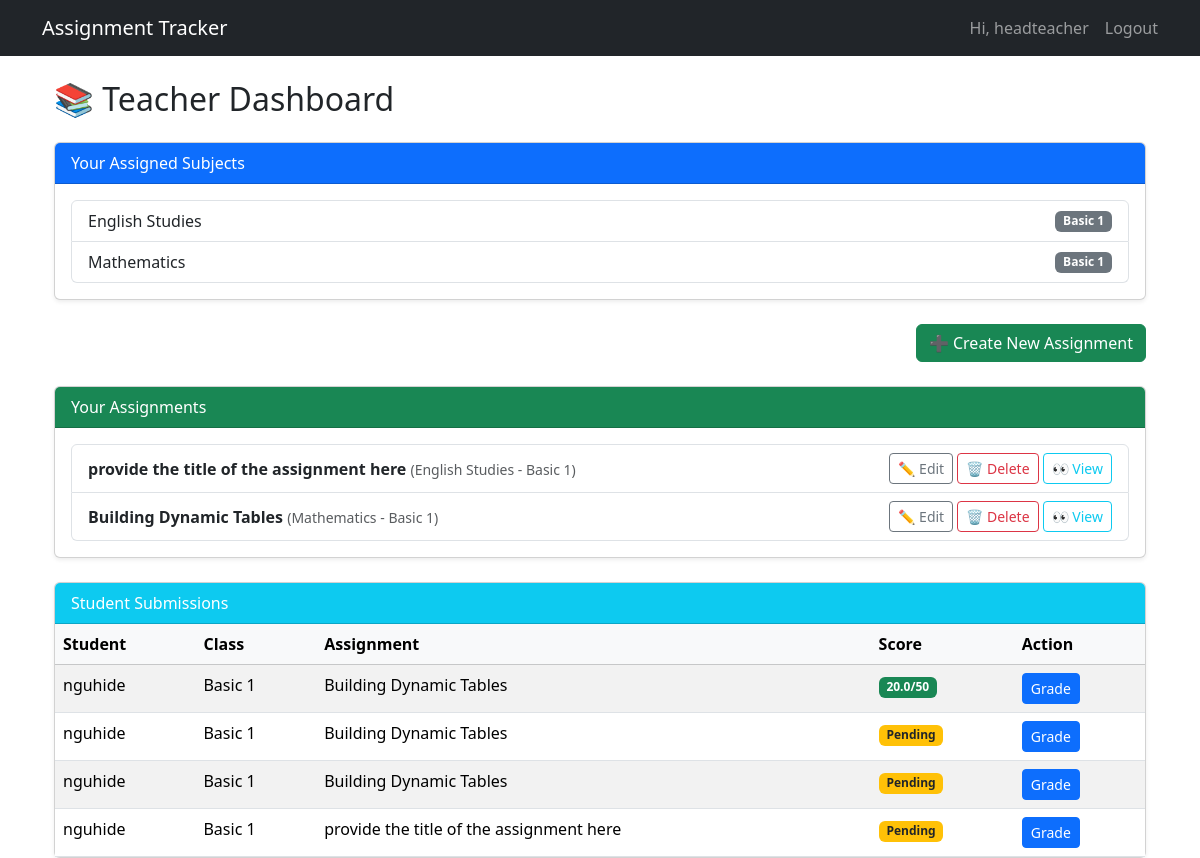
Page /assignments/teacher/dashboard/ (signed in) on the committed database.
### tracker/models.py (models this page shows, shortened)
class Subject(models.Model):
    name = models.CharField(max_length=100)
    classroom = models.ForeignKey(
        ClassRoom, on_delete=models.CASCADE, related_name="subjects"
    )

class ClassRoom(models.Model):
    name = models.CharField(max_length=100, unique=True)

class Assignment(models.Model): # an assignment created by a teacher
    title = models.CharField(max_length=200)
    description = models.TextField(blank=True)
    file = models.FileField(upload_to="assignments/", blank=True, null=True)
    subject = models.ForeignKey(Subject, on_delete=models.CASCADE, null=True, blank=True)
    teacher = models.ForeignKey(User, on_delete=models.CASCADE, related_name="created_assignments")
    created_at = models.DateTimeField(auto_now_add=True)
    max_score = models.PositiveIntegerField(default=100)  # max possible score

class Submission(models.Model): # student submission to an assignment
    assignment = models.ForeignKey(Assignment, on_delete=models.CASCADE, related_name="submissions")
    student = models.ForeignKey(StudentProfile, on_delete=models.CASCADE)
    answer_file = models.FileField(upload_to="assignment_answers/", blank=True, null=True)
    answer_text = models.TextField(blank=True, null=True)
    submitted_at = models.DateTimeField(auto_now_add=True)
    score = models.FloatField(blank=True, null=True)
    feedback = models.TextField(blank=True, null=True)
    is_reviewed = models.BooleanField(default=False)

class StudentProfile(models.Model):
    user = models.OneToOneField(User, on_delete=models.CASCADE)
    classroom = models.ForeignKey(
        ClassRoom, on_delete=models.SET_NULL, null=True, blank=True
    )

### tracker/views.py (the view)
# urls.py: path("teacher/dashboard/", views.teacher_dashboard, name="teacher_dashboard"),
@login_required
def teacher_dashboard(request):
    teacher_profile = get_object_or_404(TeacherProfile, user=request.user)
    assigned_subjects = teacher_profile.assigned_subjects.select_related("classroom").all()
    assignments = Assignment.objects.filter(
        teacher=request.user
    ).select_related("subject", "subject__classroom").order_by("-created_at")
    submissions = Submission.objects.filter(
        assignment__in=assignments
    ).select_related("student__user", "assignment__subject__classroom")
    return render(request, "tracker/teacher_dashboard.html", {
        "teacher": teacher_profile,
        "assigned_subjects": assigned_subjects,
        "assignments": assignments,
        "submissions": submissions,
    })

### tracker/templates/tracker/teacher_dashboard.html
{% extends "tracker/base.html" %}
{% block content %}
<div class="container mt-4">
  <h2 class="mb-4">📚 Teacher Dashboard</h2>
  <div class="card shadow-sm mb-4">
    <div class="card-header bg-primary text-white">
      Your Assigned Subjects
    </div>
    <div class="card-body">
      {% if assigned_subjects %}
        <ul class="list-group">
          {% for subject in assigned_subjects %}
            <li class="list-group-item d-flex justify-content-between align-items-center">
              {{ subject.name }}
              <span class="badge bg-secondary">{{ subject.classroom.name }}</span>
            </li>
          {% endfor %}
        </ul>
      {% else %}
        <p class="text-danger mb-0">⚠️ No subject assigned yet. Contact Admin.</p>
      {% endif %}
    </div>
  </div>
  {% if assigned_subjects %}
    <div class="mb-4 text-end">
      <a href="{% url 'assignment_create' %}" class="btn btn-success">
        ➕ Create New Assignment
      </a>
    </div>
  {% endif %}
  <div class="card shadow-sm mb-4">
    <div class="card-header bg-success text-white">
      Your Assignments
    </div>
    <div class="card-body">
      {% if assignments %}
        <div class="list-group">
          {% for assignment in assignments %}
            <div class="list-group-item d-flex justify-content-between align-items-center">
              <div>
                <strong>{{ assignment.title }}</strong>
                <small class="text-muted">({{ assignment.subject.name }} - {{ assignment.subject.classroom.name }})</small>
              </div>
              <div>
                <a href="{% url 'assignment_update' assignment.pk %}" class="btn btn-sm btn-outline-secondary">✏️ Edit</a>
                <a href="{% url 'assignment_delete' assignment.pk %}" class="btn btn-sm btn-outline-danger">🗑 Delete</a>
                <a href="{% url 'assignment_detail' assignment.pk %}" class="btn btn-sm btn-outline-info">👀 View</a>
              </div>
            </div>
          {% endfor %}
        </div>
      {% else %}
        <p class="text-muted mb-0">No assignments yet.</p>
      {% endif %}
    </div>
  </div>
  <div class="card shadow-sm">
    <div class="card-header bg-info text-white">
      Student Submissions
    </div>
    <div class="card-body p-0">
      <div class="table-responsive">
        <table class="table table-striped table-hover mb-0">
          <thead class="table-light">
            <tr>
              <th>Student</th>
              <th>Class</th>
              <th>Assignment</th>
              <th>Score</th>
              <th>Action</th>
            </tr>
          </thead>
          <tbody>
            {% for submission in submissions %}
              <tr>
                <td>{{ submission.student.user.username }}</td>
                <td>{{ submission.student.classroom.name }}</td>
                <td>{{ submission.assignment.title }}</td>
                <td>
                  {% if submission.is_reviewed %}
                    <span class="badge bg-success">{{ submission.score }}/{{ submission.assignment.max_score }}</span>
                  {% else %}
                    <span class="badge bg-warning text-dark">Pending</span>
                  {% endif %}
                </td>
                <td>
                  <a href="{% url 'grade_submission' submission.id %}" class="btn btn-sm btn-primary">Grade</a>
                </td>
              </tr>
            {% empty %}
              <tr>
                <td colspan="5" class="text-center text-muted">No submissions yet.</td>
              </tr>
            {% endfor %}
          </tbody>
        </table>
      </div>
    </div>
  </div>
</div>
{% endblock %}

### tracker/templates/tracker/base.html (shortened to what this page needs)
<!DOCTYPE html>
<html lang="en">
<head>
  <link rel="stylesheet" href="https://cdn.jsdelivr.net/npm/bootstrap@5.3.2/dist/css/bootstrap.min.css">
</head>
<body>
<nav class="navbar navbar-expand-lg navbar-dark bg-dark mb-4">
  <div class="container">
    {% if user.is_authenticated %}
      {% if user.profile.role == 'teacher' %}
        <a class="navbar-brand" href="{% url 'teacher_dashboard' %}">Assignment Tracker</a>
      {% else %}
        <a class="navbar-brand" href="{% url 'student_dashboard' %}">Assignment Tracker</a>
    {% endif %}
    {% else %}
      <a class="navbar-brand" href="{% url 'home' %}">Assignment Tracker</a>
    {% endif %}
    <div class="collapse navbar-collapse" id="navbarNav">
      <ul class="navbar-nav ms-auto">
        {% if user.is_authenticated %}
          <li class="nav-item me-3"><span class="navbar-text">Hi, {{ user.username }}</span></li>
          <li class="nav-item">
            <form action="{% url 'logout' %}" method="post" style="display:inline;">
              <button type="submit" class="btn btn-link nav-link" style="padding:0;">Logout</button>
            </form>
          </li>
        {% else %}
          <li class="nav-item"><a class="nav-link" href="{% url 'login' %}">Login</a></li>
          <li class="nav-item"><a class="nav-link" href="{% url 'register' %}">Register</a></li>
        {% endif %}
      </ul>
    </div>
  </div>
</nav>
<div class="container">
  {% block content %}{% endblock %}
</div>
</body>
</html>

### rows in the picture
Subject: name "English Studies", classroom.name "Basic 1"
Subject: name "Mathematics", classroom.name "Basic 1"
Assignment: title "provide the title of the assignment here", subject.name "English Studies", subject.classroom.name "Basic 1"
Assignment: title "Building Dynamic Tables", subject.name "Mathematics", subject.classroom.name "Basic 1"
Submission: student.user.username "nguhide", student.classroom.name "Basic 1", assignment "Building Dynamic Tables", score "20.0", assignment.max_score "50"
Submission: student.user.username "nguhide", student.classroom.name "Basic 1", assignment "Building Dynamic Tables", is_reviewed "Pending"
Submission: student.user.username "nguhide", student.classroom.name "Basic 1", assignment "Building Dynamic Tables", is_reviewed "Pending"
Submission: student.user.username "nguhide", student.classroom.name "Basic 1", assignment "provide the title of the assignment here", is_reviewed "Pending"

### other values in the picture
{{ user.username }} "headteacher"
